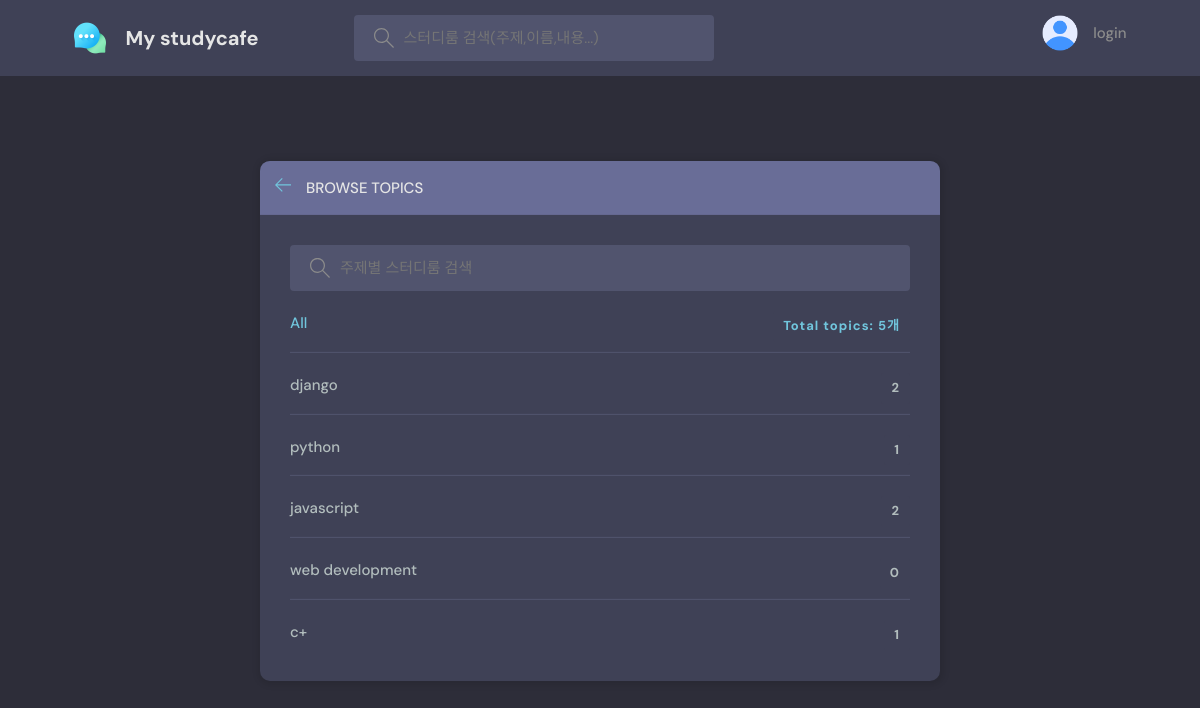
The app's page /topics/, older data.
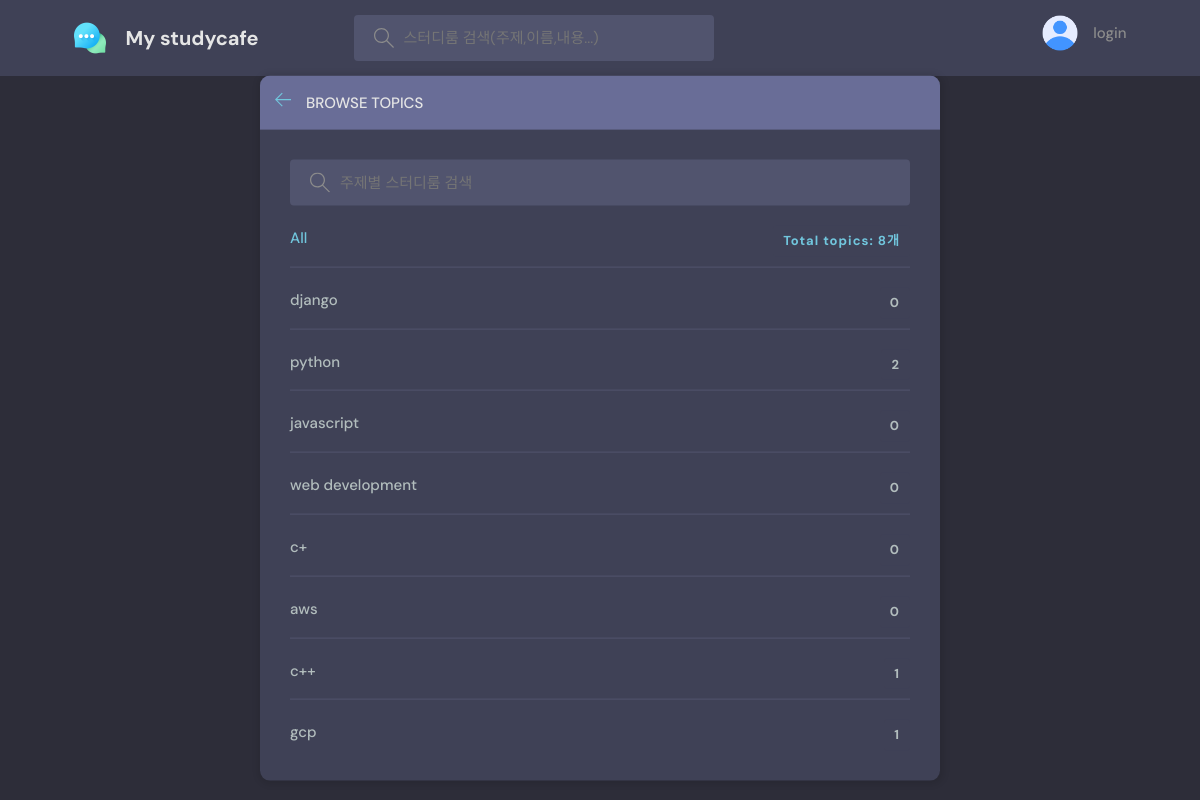
The same page, newer data.
### discord/models.py (models this page shows, shortened)
class Topic(models.Model):
    name = models.CharField(max_length=200)

### discord/views.py (the view)
# urls.py: path('topics/', views.topicsPage, name = "topics"),
def topicsPage(request):
    q = request.GET.get('q') if request.GET.get('q') != None else ''
    topics = Topic.objects.filter(name__icontains=q)
    return render(request, 'base/topics.html', {'topics':topics})

### discord/templates/base/topics.html (shortened to what this page needs)
{% extends 'main.html' %}
{% block content %}
    <main class="create-room layout">
      <div class="container">
        <div class="layout__box">
          <div class="layout__boxHeader">
            <div class="layout__boxTitle">
              <a href="{% url 'home' %}">
                <svg version="1.1" xmlns="http://www.w3.org/2000/svg" width="32" height="32" viewBox="0 0 32 32">
                  <title>arrow-left</title>
                  <path
                    d="M13.723 2.286l-13.723 13.714 13.719 13.714 1.616-1.611-10.96-10.96h27.625v-2.286h-27.625l10.965-10.965-1.616-1.607z"
                  ></path>
                </svg>
              </a>
              <h3>Browse Topics</h3>
            </div>
          </div>
          <div class="topics-page layout__body">
            <form class="header__search">
              <label>
                <input name='q' placeholder="주제별 스터디룸 검색" />
              </label>
            </form>
            <ul class="topics__list">
              <li>
                <a href="{% url 'topics' %}" class="active">All <span>Total topics: {{topics.count}}개</span></a>
              </li>
              {% for topic in topics %}
              <li>
                <a href="{% url 'home' %}?q={{topic.name}}">{{topic.name}} <span>{{topic.room_set.all.count}}</span></a>
              </li>
              {% endfor %}
            </ul>
          </div>
        </div>
      </div>
    </main>
{% endblock content %}

Row changes from the older to the newer data that the page shows:
computed for Topic "django": room_set.all.count "2" → "0"
computed for Topic "python": room_set.all.count "1" → "2"
computed for Topic "javascript": room_set.all.count "2" → "0"
computed for Topic (number 5 of 8 on the later page): room_set.all.count "1" → "0"
added Topic: name "aws", room_set.all.count "0"
added Topic: name "c++", room_set.all.count "1"
added Topic: name "gcp", room_set.all.count "1"
Text that changed along with them:
{{ topics.count }}: "5" → "8"
